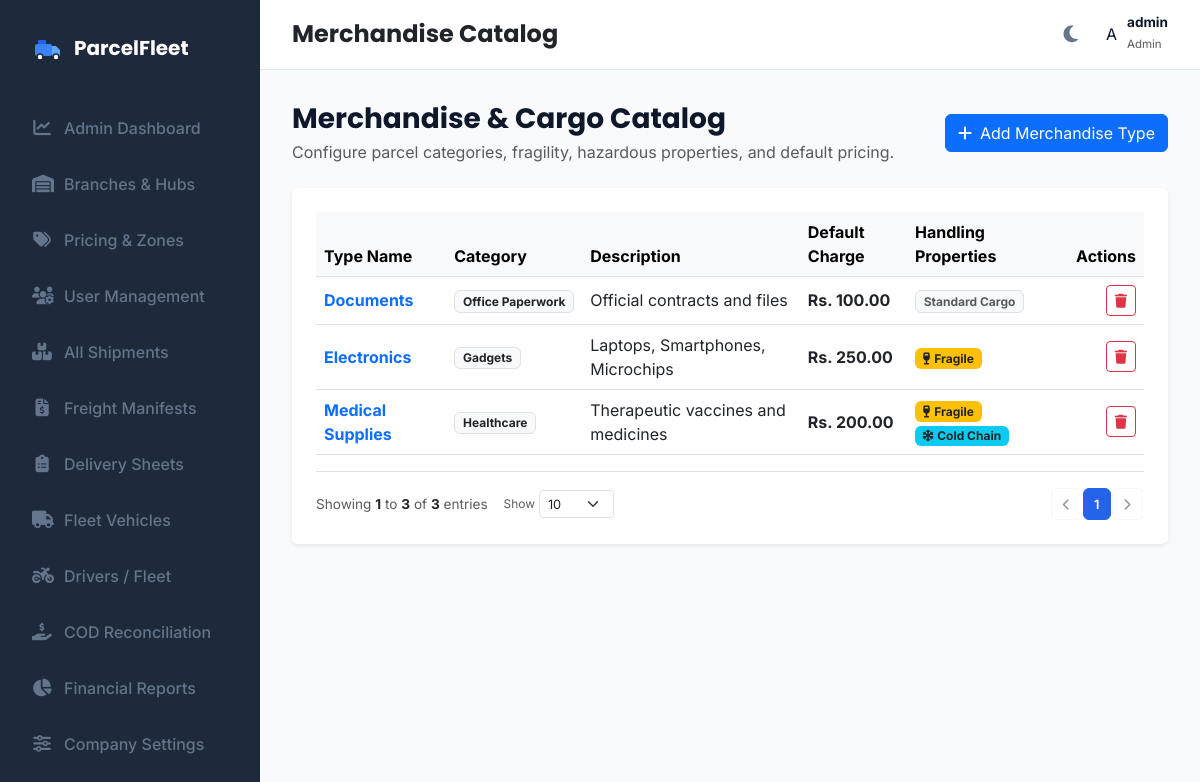
The app's page /admin/merchandise (signed in), older data.
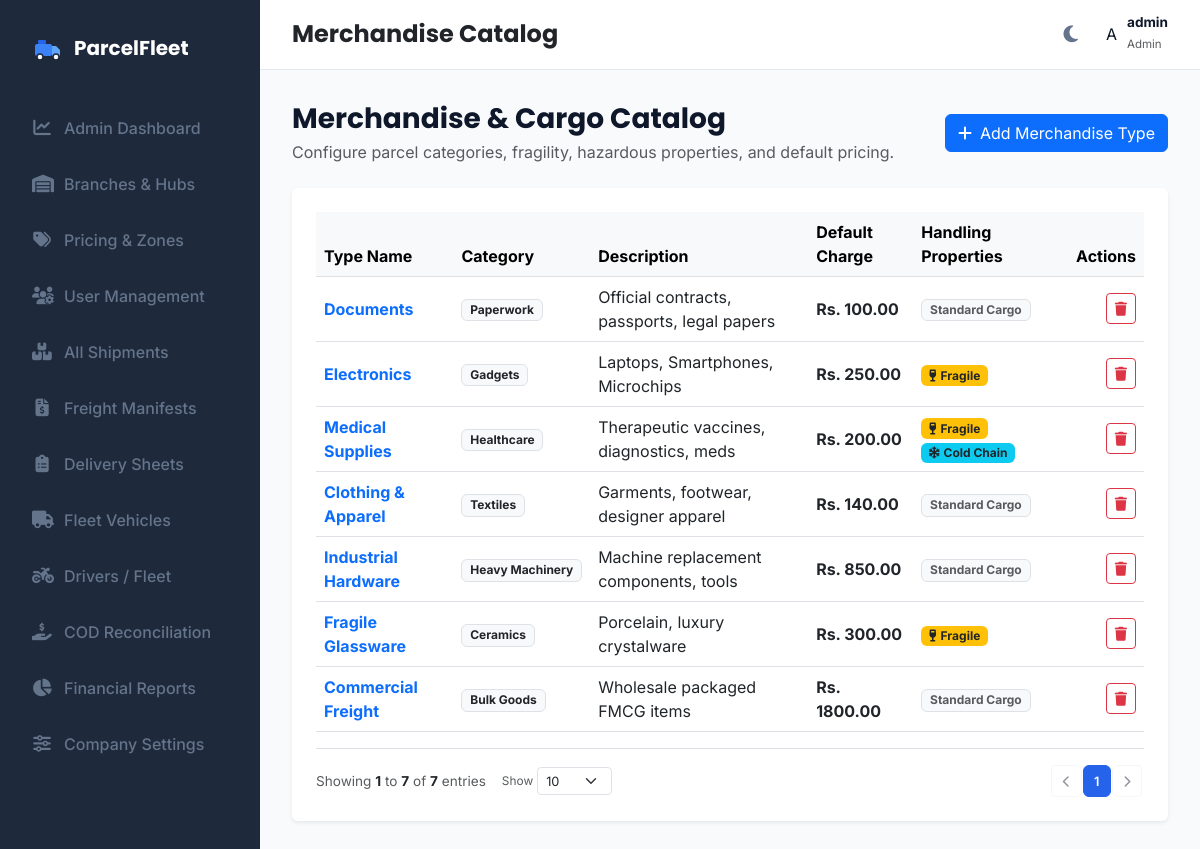
The same page, newer data.
### models.py (models this page shows)
class User(db.Model, UserMixin):
    __tablename__ = 'users'
    id = db.Column(db.Integer, primary_key=True)
    username = db.Column(db.String(50), unique=True, nullable=False)
    password_hash = db.Column(db.String(255), nullable=False)
    role = db.Column(db.String(30), nullable=False)  # 'admin', 'hub_admin', 'booking_staff', 'warehouse_staff', 'dispatcher', 'delivery_staff', 'branch_staff', 'driver'
    permissions = db.Column(db.String(255), nullable=True) # Comma-separated permissions: view,create,edit,delete,assign,dispatch,reports,settings
    driver_profile = db.relationship('Driver', backref='user', uselist=False, cascade="all, delete-orphan")
    hub_admin_profile = db.relationship('HubAdmin', backref='user', uselist=False, cascade="all, delete-orphan")

class Merchandise(db.Model):
    __tablename__ = 'merchandise'
    id = db.Column(db.Integer, primary_key=True)
    type = db.Column(db.String(50), nullable=False)  # Documents, Electronics, Clothing, Food Items, Fragile Goods, Medical Supplies, Others
    category = db.Column(db.String(50), nullable=True)
    description = db.Column(db.Text, nullable=True)
    weight = db.Column(db.Float, default=1.0)
    unit = db.Column(db.String(10), default='kg')
    fragile = db.Column(db.Boolean, default=False)
    hazardous = db.Column(db.Boolean, default=False)
    temperature_controlled = db.Column(db.Boolean, default=False)
    default_charge = db.Column(db.Float, default=100.0)
    created_at = db.Column(db.DateTime, default=datetime.utcnow)
    parcels = db.relationship('Parcel', backref='merchandise')

### app.py (the view)
@app.route('/admin/merchandise')
@login_required
def manage_merchandise():
    merchandise_list = Merchandise.query.all()
    return render_template('merchandise.html', active_page='merchandise', merchandise_list=merchandise_list)

### app.py (called while the page is built)
@login_manager.user_loader
def load_user(user_id):
    return User.query.get(int(user_id))

### templates/merchandise.html (shortened to what this page needs)
{% extends "base.html" %}
{% block page_title %}Merchandise Catalog{% endblock %}
{% block content %}
<div class="container-fluid p-0">
    <div class="d-flex flex-column flex-md-row justify-content-between align-items-md-center mb-4 gap-3">
        <div>
            <h3 class="fw-bold mb-1">Merchandise & Cargo Catalog</h3>
            <p class="text-muted mb-0">Configure parcel categories, fragility, hazardous properties, and default pricing.</p>
        </div>
        <button class="btn btn-primary d-inline-flex align-items-center gap-2" data-bs-toggle="modal" data-bs-target="#addMerchandiseModal">
            <i class="fa-solid fa-plus"></i>
            <span>Add Merchandise Type</span>
        </button>
    </div>
    <div class="card border-0 shadow-sm">
        <div class="card-body p-4">
            <div class="table-responsive">
                <table class="table table-hover align-middle mb-0">
                    <thead class="table-light">
                        <tr>
                            <th>Type Name</th>
                            <th>Category</th>
                            <th>Description</th>
                            <th>Default Charge</th>
                            <th>Handling Properties</th>
                            <th class="text-end">Actions</th>
                        </tr>
                    </thead>
                    <tbody>
                        {% for m in merchandise_list %}
                        <tr>
                            <td><strong class="text-primary">{{ m.type }}</strong></td>
                            <td><span class="badge bg-light text-dark border">{{ m.category or 'General' }}</span></td>
                            <td>{{ m.description or 'N/A' }}</td>
                            <td><strong class="text-dark">Rs. {{ "%.2f"|format(m.default_charge) }}</strong></td>
                            <td>
                                {% if m.fragile %}
                                    <span class="badge bg-warning text-dark me-1"><i class="fa-solid fa-wine-glass me-1"></i>Fragile</span>
                                {% endif %}
                                {% if m.temperature_controlled %}
                                    <span class="badge bg-info text-dark me-1"><i class="fa-solid fa-snowflake me-1"></i>Cold Chain</span>
                                {% endif %}
                                {% if not m.fragile and not m.hazardous and not m.temperature_controlled %}
                                    <span class="badge bg-light text-muted border">Standard Cargo</span>
                                {% endif %}
                            </td>
                            <td class="text-end">
                                <form action="{{ url_for('delete_merchandise', id=m.id) }}" method="POST" class="d-inline" onsubmit="return confirm('Delete {{ m.type }}?');">
                                    <button type="submit" class="btn btn-sm btn-outline-danger"><i class="fa-solid fa-trash"></i></button>
                                </form>
                            </td>
                        </tr>
                        {% else %}
                        <tr>
                            <td colspan="6" class="text-center py-4 text-muted">No merchandise types configured.</td>
                        </tr>
                        {% endfor %}
                    </tbody>
                </table>
            </div>
        </div>
    </div>
</div>
{% endblock %}

### templates/base.html (shortened to what this page needs)
<!DOCTYPE html>
<html lang="en">
<head>
    <link rel="stylesheet" href="https://cdnjs.cloudflare.com/ajax/libs/font-awesome/6.4.0/css/all.min.css">
    <link href="https://cdn.jsdelivr.net/npm/bootstrap@5.3.0/dist/css/bootstrap.min.css" rel="stylesheet">
    <link rel="stylesheet" href="https://unpkg.com/leaflet@1.9.4/dist/leaflet.css" />
    <link rel="stylesheet" href="{{ url_for('static', filename='css/styles.css') }}">
</head>
<body>
    {% if current_user.is_authenticated and not no_layout %}
    <div class="app-container">
        <aside class="sidebar" id="sidebar">
            <div class="brand">
                <span>ParcelFleet</span>
            </div>
            <ul class="sidebar-nav">
                {% if current_user.role == 'admin' %}
                <li class="sidebar-nav-item {% if active_page == 'dashboard' %}active{% endif %}">
                    <a href="{{ url_for('admin_dashboard') }}">
                        <i class="fa-solid fa-chart-line"></i>
                        <span>Admin Dashboard</span>
                    </a>
                </li>
                <li class="sidebar-nav-item {% if active_page == 'hubs' %}active{% endif %}">
                    <a href="{{ url_for('manage_hubs') }}">
                        <i class="fa-solid fa-warehouse"></i>
                        <span>Branches & Hubs</span>
                    </a>
                </li>
                <li class="sidebar-nav-item {% if active_page == 'pricing_rules' %}active{% endif %}">
                    <a href="{{ url_for('pricing_rules') }}">
                        <i class="fa-solid fa-tags"></i>
                        <span>Pricing & Zones</span>
                    </a>
                </li>
                <li class="sidebar-nav-item {% if active_page == 'users' %}active{% endif %}">
                    <a href="{{ url_for('manage_users') }}">
                        <i class="fa-solid fa-users-gear"></i>
                        <span>User Management</span>
                    </a>
                </li>
                <li class="sidebar-nav-item {% if active_page == 'parcels' %}active{% endif %}">
                    <a href="{{ url_for('manage_parcels') }}">
                        <i class="fa-solid fa-boxes-stacked"></i>
                        <span>All Shipments</span>
                    </a>
                </li>
                <li class="sidebar-nav-item {% if active_page == 'manifests' %}active{% endif %}">
                    <a href="{{ url_for('manage_manifests') }}">
                        <i class="fa-solid fa-file-invoice-dollar"></i>
                        <span>Freight Manifests</span>
                    </a>
                </li>
                <li class="sidebar-nav-item {% if active_page == 'delivery_sheets' %}active{% endif %}">
                    <a href="{{ url_for('delivery_sheets') }}">
                        <i class="fa-solid fa-clipboard-list"></i>
                        <span>Delivery Sheets</span>
                    </a>
                </li>
                <li class="sidebar-nav-item {% if active_page == 'vehicles' %}active{% endif %}">
                    <a href="{{ url_for('manage_vehicles') }}">
                        <i class="fa-solid fa-truck"></i>
                        <span>Fleet Vehicles</span>
                    </a>
                </li>
                <li class="sidebar-nav-item {% if active_page == 'drivers' %}active{% endif %}">
                    <a href="{{ url_for('manage_drivers') }}">
                        <i class="fa-solid fa-motorcycle"></i>
                        <span>Drivers / Fleet</span>
                    </a>
                </li>
                <li class="sidebar-nav-item {% if active_page == 'cod_reconciliation' %}active{% endif %}">
                    <a href="{{ url_for('cod_reconciliation') }}">
                        <i class="fa-solid fa-hand-holding-dollar"></i>
                        <span>COD Reconciliation</span>
                    </a>
                </li>
                <li class="sidebar-nav-item {% if active_page == 'reports' %}active{% endif %}">
                    <a href="{{ url_for('view_reports') }}">
                        <i class="fa-solid fa-chart-pie"></i>
                        <span>Financial Reports</span>
                    </a>
                </li>
                <li class="sidebar-nav-item {% if active_page == 'company_settings' %}active{% endif %}">
                    <a href="{{ url_for('company_settings') }}">
                        <i class="fa-solid fa-sliders"></i>
                        <span>Company Settings</span>
                    </a>
                </li>
                {% endif %}
            </ul>
        </aside>
        <main class="main-viewport">
            <header class="header-bar">
                <div class="d-flex align-items-center gap-3">
                    {% if current_user.role == 'driver' %}
                    <h4 class="mb-0 text-dark fw-bold">ParcelFleet Rider</h4>
                    {% else %}
                    <h4 class="mb-0 text-capitalize text-dark fw-bold">{% block page_title %}{{ active_page }}{% endblock %}</h4>
                    {% endif %}
                </div>
                <div class="header-actions">
                    <button class="theme-toggle-btn" id="themeToggle" onclick="toggleThemeMode()">
                        <i class="fa-solid fa-moon" id="themeIcon"></i>
                    </button>
                    {% if current_user.role == 'driver' %}
                    <div class="d-flex align-items-center gap-2 ps-2 border-start border-light">
                        <div class="text-end d-none d-sm-block">
                            <div class="fw-bold text-dark" style="font-size: 0.88rem; line-height: 1.1;">{{ current_user.driver_profile.name if current_user.driver_profile else current_user.username }}</div>
                            <div class="text-muted" style="font-size: 0.72rem;">ParcelFleet Rider</div>
                        </div>
                        <div class="rounded-circle bg-primary bg-opacity-10 text-primary d-flex align-items-center justify-content-center fw-bold" style="width: 36px; height: 36px; font-size: 0.95rem; border: 1.5px solid rgba(59, 130, 246, 0.3);">
                            {{ (current_user.driver_profile.name[0] if (current_user.driver_profile and current_user.driver_profile.name) else current_user.username[0]).upper() }}
                        </div>
                    </div>
                    {% else %}
                    <div class="dropdown">
                        <div class="user-profile-dropdown" data-bs-toggle="dropdown">
                            <div class="user-avatar-circle">
                                {{ current_user.username[0].upper() }}
                            </div>
                            <div class="d-none d-md-block text-start">
                                <div class="fw-bold" style="font-size: 0.85rem; line-height: 1.1;">{{ current_user.username }}</div>
                                <small class="text-muted text-capitalize" style="font-size: 0.72rem;">{{ current_user.role }}</small>
                            </div>
                        </div>
                    </div>
                    {% endif %}
                </div>
            </header>
            <section class="main-content">
                {% block content %}{% endblock %}
            </section>
        </main>
    </div>
    {% endif %}
</body>
</html>

### static/css/styles.css (style rules this page uses)
:root { --primary-color: #2563EB; --primary-hover: #1D4ED8; --secondary-color: #1E293B; --success-color: #22C55E; --warning-color: #F59E0B; --danger-color: #EF4444; --info-color: #06B6D4; --purple-color: #8B5CF6; --bg-color: #F8FAFC; --card-bg: #FFFFFF; --border-color: #E2E8F0; --text-color: #0F172A; --text-muted: #64748B; --sidebar-bg: #1E293B; --sidebar-text: #F8FAFC; --sidebar-hover: #334155; --shadow-sm: 0 1px 2px 0 rgb(0 0 0 / 0.05); --shadow-md: 0 4px 6px -1px rgb(0 0 0 / 0.1), 0 2px 4px -2px rgb(0 0 0 / 0.1); --shadow-lg: 0 10px 15px -3px rgb(0 0 0 / 0.1), 0 4px 6px -4px rgb(0 0 0 / 0.1); --border-radius-sm: 8px; --border-radius-md: 12px; --border-radius-lg: 16px; --transition-fast: 0.2s ease; --transition-normal: 0.3s ease; }
body { font-family: 'Inter', 'Poppins', sans-serif; background-color: var(--bg-color); color: var(--text-color); margin: 0; padding: 0; transition: background-color var(--transition-normal), color var(--transition-normal); overflow-x: hidden; }
h1, h2, h3, h4, h5, h6 { font-family: 'Poppins', sans-serif; font-weight: 600; }
.app-container { display: flex; min-height: 100vh; width: 100vw; }
.sidebar { width: 260px; background-color: var(--sidebar-bg); color: var(--sidebar-text); padding: 1.5rem 1rem; display: flex; flex-direction: column; flex-shrink: 0; transition: transform var(--transition-normal); z-index: 100; }
.sidebar .brand { display: flex; align-items: center; gap: 10px; padding: 0.5rem 1rem; margin-bottom: 2rem; }
.sidebar .brand img, .sidebar .brand svg { width: 32px; height: 32px; }
.sidebar .brand span { font-size: 1.25rem; font-weight: 700; font-family: 'Poppins', sans-serif; color: #FFFFFF; }
.sidebar-nav { display: flex; flex-direction: column; gap: 0.5rem; list-style: none; padding: 0; margin: 0; flex-grow: 1; }
.sidebar-nav-item a { display: flex; align-items: center; gap: 12px; padding: 0.75rem 1rem; color: var(--text-muted); text-decoration: none; border-radius: var(--border-radius-sm); font-weight: 500; transition: all var(--transition-fast); }
.sidebar-nav-item a i { width: 20px; font-size: 1.1rem; text-align: center; }
.main-viewport { flex-grow: 1; display: flex; flex-direction: column; min-width: 0; }
.header-bar { height: 70px; background-color: var(--card-bg); border-bottom: 1px solid var(--border-color); display: flex; align-items: center; justify-content: space-between; padding: 0 2rem; transition: background-color var(--transition-normal), border-color var(--transition-normal); }
.header-actions { display: flex; align-items: center; gap: 1.5rem; }
.theme-toggle-btn { background: none; border: none; color: var(--text-muted); font-size: 1.2rem; cursor: pointer; padding: 0.25rem; transition: color var(--transition-fast); }
.user-profile-dropdown { display: flex; align-items: center; gap: 10px; cursor: pointer; text-decoration: none; color: var(--text-color); }
.main-content { padding: 2rem; flex-grow: 1; overflow-y: auto; }

Row changes from the older to the newer data that the page shows:
changed Merchandise "Documents": category "Office Paperwork" → "Paperwork"; description "Official contracts and files" → "Official contracts, passports, legal papers"
changed Merchandise "Medical Supplies": description "Therapeutic vaccines and medicines" → "Therapeutic vaccines, diagnostics, meds"
added Merchandise: type "Clothing & Apparel", category "Textiles", description "Garments, footwear, designer apparel", default_charge "140.00", fragile "Standard Cargo"
added Merchandise: type "Industrial Hardware", category "Heavy Machinery", description "Machine replacement components, tools", default_charge "850.00", fragile "Standard Cargo"
added Merchandise: type "Fragile Glassware", category "Ceramics", description "Porcelain, luxury crystalware", default_charge "300.00", fragile True (drawn)
added Merchandise: type "Commercial Freight", category "Bulk Goods", description "Wholesale packaged FMCG items", default_charge "1800.00", fragile "Standard Cargo"
Text that changed along with them:
text written by a page script: "Showing 1 to 3 of 3 entries Show 1" → "Showing 1 to 7 of 7 entries Show 1"
